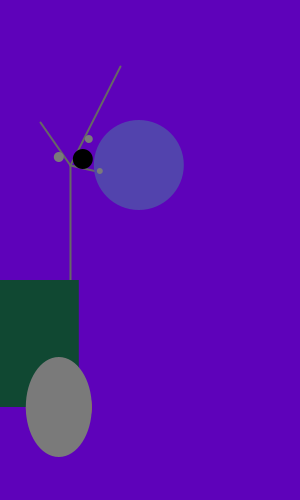
Frame 1 (no input)
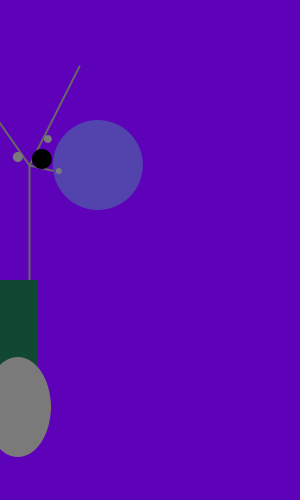
Frame 60 (the mouse pressed at the canvas centre just before this capture)
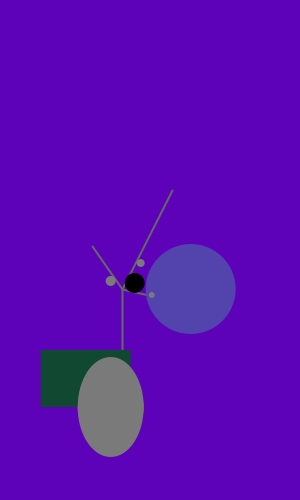
Frame 120 (the mouse held since frame 60 and released just before this capture)

The Processing sketch that drew these frames (run headless with seeded random() and noise(); from frame 60 on, the mouse is pressed at the canvas centre):

// Processing sketch: processing_13480
// ── processing_13480.pde

float x = 60; // X-coordinate
float y = 440; // Y-coordinate
int radius = 45; // Head Radius
int bodyHeight = 160; // Body Height
int neckHeight = 70; // Neck Height
float easing = 0.02;
void setup() {
size(300, 500);
smooth();
strokeWeight(2);
ellipseMode(RADIUS);
}
void draw() {
int targetX = mouseX;
x += (targetX - x) * easing;
if (mousePressed) {
neckHeight = 16;
bodyHeight = 90;
} else {
neckHeight = 70;
bodyHeight = 160;
}
float ny = y - bodyHeight - neckHeight - radius;
background(94, 2, 186);
// Neck
stroke(102);
line(x+12, y-bodyHeight, x+12, ny);
// Antennae
line(x+12, ny, x-18, ny-43);
line(x+12, ny, x+62, ny-99);
line(x+12, ny, x+78, ny+15);
// Body
noStroke();
fill(191,113,9);
ellipse(x, y-33, 33, 33);
fill(16,72,50);
rect(x-70, y-bodyHeight, 90, bodyHeight-33);
// Head
fill(82,67,173);
ellipse(x+80, ny, radius, radius);
fill(122);
ellipse(x, y-33, 33, 50);
fill(0);
ellipse(x+24, ny-6, 10, 10);
fill(122);
ellipse(x, ny-8, 5, 5);
ellipse(x+30, ny-26, 4, 4);
ellipse(x+41, ny+6, 3, 3);
 
 

 
 
 
}
